Frame 1 (no input): blank canvas, image omitted
Frame 60 (the mouse pressed at the canvas centre just before this capture): blank canvas, image omitted
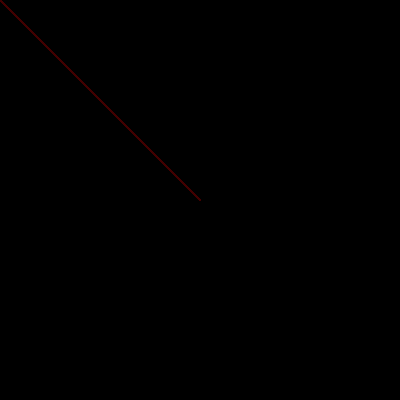
Frame 120 (the mouse held since frame 60 and released just before this capture)

The Processing sketch whose frames 1 and 60 were blank and that drew this single picture after the mouse press (run headless with seeded random() and noise(); from frame 60 on, the mouse is pressed at the canvas centre):

// Processing sketch: processing_99691
// ── processing_99691.pde

float x[] = new float [500];
float y[] = new float [500];
float x1[] = new float [500];
float y1[] = new float [500];
boolean xover = false;
boolean yover = false;
float line[] = new float [500];
int radians = 680;
float [] cos_vals = new float [radians];
float [] sin_vals = new float [radians];
float r = random (20,50);
float angulo=0;
int i=0;
void setup() {
  size(400,400);
  background(0);
  stroke(random(0,255),0,0,200);
  smooth();
}
void draw() {
  if (mouseX <= 400 && mouseY <= 400) {
    xover = true; 
    yover = true;
  }
  if (mousePressed) {
    i++;
    if(i>= 500)
      i =0;
    //line(mouseX, mouseY, r*cos(i), r * sin (i));
    //ecuacion de circulo;
    x1[i] = mouseX + (100* cos(angulo));
    y1[i] = mouseY +(100* sin(angulo));
    angulo=angulo+0.01;
    triangle(mouseX, mouseY, angulo,angulo,5,5);

   
  } 
  else { 
    background (0);

  }

}
